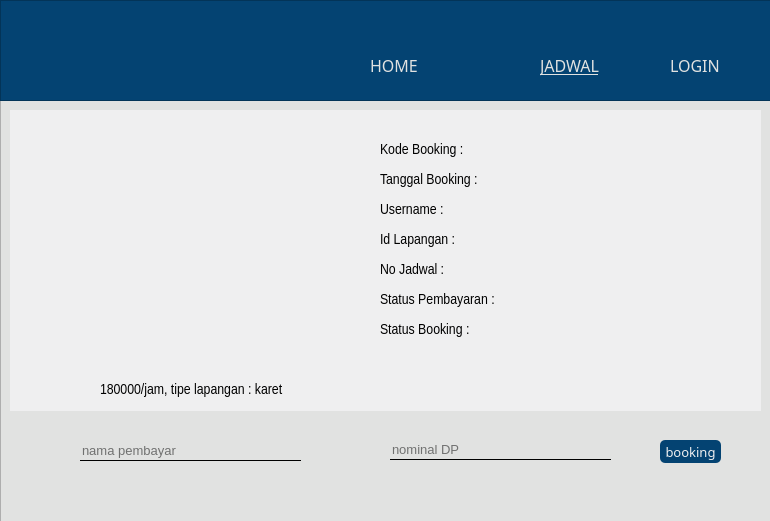
<?xml version="1.0" encoding="UTF-8"?>
<ui version="4.0">
 <class>Dialogbooking</class>
 <widget class="QDialog" name="Dialogbooking">
  <property name="geometry">
   <rect>
    <x>0</x>
    <y>0</y>
    <width>770</width>
    <height>521</height>
   </rect>
  </property>
  <property name="windowTitle">
   <string>Dialog</string>
  </property>
  <widget class="QFrame" name="frame_body">
   <property name="geometry">
    <rect>
     <x>0</x>
     <y>100</y>
     <width>781</width>
     <height>451</height>
    </rect>
   </property>
   <property name="styleSheet">
    <string notr="true">background-color: rgb(225, 226, 225);</string>
   </property>
   <property name="frameShape">
    <enum>QFrame::StyledPanel</enum>
   </property>
   <property name="frameShadow">
    <enum>QFrame::Raised</enum>
   </property>
   <widget class="QFrame" name="framesubbody">
    <property name="geometry">
     <rect>
      <x>10</x>
      <y>10</y>
      <width>751</width>
      <height>301</height>
     </rect>
    </property>
    <property name="styleSheet">
     <string notr="true">background-color: rgb(239, 239, 240);</string>
    </property>
    <property name="frameShape">
     <enum>QFrame::NoFrame</enum>
    </property>
    <property name="frameShadow">
     <enum>QFrame::Raised</enum>
    </property>
    <widget class="QLabel" name="piclap">
     <property name="geometry">
      <rect>
       <x>20</x>
       <y>30</y>
       <width>331</width>
       <height>231</height>
      </rect>
     </property>
     <property name="styleSheet">
      <string notr="true">background-image: url(:/sorce/lp2.jpg);
</string>
     </property>
     <property name="text">
      <string/>
     </property>
     <property name="pixmap">
      <pixmap resource="resource.qrc">:/sorce/lp2.jpg</pixmap>
     </property>
     <property name="scaledContents">
      <bool>true</bool>
     </property>
    </widget>
    <widget class="QLabel" name="deslap">
     <property name="geometry">
      <rect>
       <x>90</x>
       <y>270</y>
       <width>211</width>
       <height>21</height>
      </rect>
     </property>
     <property name="font">
      <font>
       <family>Arial Narrow</family>
       <pointsize>11</pointsize>
      </font>
     </property>
     <property name="text">
      <string>180000/jam, tipe lapangan : karet</string>
     </property>
    </widget>
    <widget class="QLabel" name="kode">
     <property name="geometry">
      <rect>
       <x>370</x>
       <y>30</y>
       <width>101</width>
       <height>21</height>
      </rect>
     </property>
     <property name="font">
      <font>
       <family>Arial Narrow</family>
       <pointsize>11</pointsize>
      </font>
     </property>
     <property name="text">
      <string>Kode Booking : </string>
     </property>
    </widget>
    <widget class="QLabel" name="tanggal">
     <property name="geometry">
      <rect>
       <x>370</x>
       <y>60</y>
       <width>101</width>
       <height>21</height>
      </rect>
     </property>
     <property name="font">
      <font>
       <family>Arial Narrow</family>
       <pointsize>11</pointsize>
      </font>
     </property>
     <property name="text">
      <string>Tanggal Booking : </string>
     </property>
    </widget>
    <widget class="QLabel" name="username">
     <property name="geometry">
      <rect>
       <x>370</x>
       <y>90</y>
       <width>101</width>
       <height>21</height>
      </rect>
     </property>
     <property name="font">
      <font>
       <family>Arial Narrow</family>
       <pointsize>11</pointsize>
      </font>
     </property>
     <property name="text">
      <string>Username :</string>
     </property>
    </widget>
    <widget class="QLabel" name="idlapangan">
     <property name="geometry">
      <rect>
       <x>370</x>
       <y>120</y>
       <width>101</width>
       <height>21</height>
      </rect>
     </property>
     <property name="font">
      <font>
       <family>Arial Narrow</family>
       <pointsize>11</pointsize>
      </font>
     </property>
     <property name="text">
      <string>Id Lapangan :</string>
     </property>
    </widget>
    <widget class="QLabel" name="nojadwal">
     <property name="geometry">
      <rect>
       <x>370</x>
       <y>150</y>
       <width>101</width>
       <height>21</height>
      </rect>
     </property>
     <property name="font">
      <font>
       <family>Arial Narrow</family>
       <pointsize>11</pointsize>
      </font>
     </property>
     <property name="text">
      <string>No Jadwal : </string>
     </property>
    </widget>
    <widget class="QLabel" name="status">
     <property name="geometry">
      <rect>
       <x>370</x>
       <y>210</y>
       <width>101</width>
       <height>21</height>
      </rect>
     </property>
     <property name="font">
      <font>
       <family>Arial Narrow</family>
       <pointsize>11</pointsize>
      </font>
     </property>
     <property name="text">
      <string>Status Booking : </string>
     </property>
    </widget>
    <widget class="QLabel" name="label_24">
     <property name="geometry">
      <rect>
       <x>370</x>
       <y>180</y>
       <width>121</width>
       <height>21</height>
      </rect>
     </property>
     <property name="font">
      <font>
       <family>Arial Narrow</family>
       <pointsize>11</pointsize>
      </font>
     </property>
     <property name="text">
      <string>Status Pembayaran :</string>
     </property>
    </widget>
   </widget>
   <widget class="QPushButton" name="booking">
    <property name="geometry">
     <rect>
      <x>660</x>
      <y>340</y>
      <width>61</width>
      <height>23</height>
     </rect>
    </property>
    <property name="font">
     <font>
      <family>Arial Rounded MT Bold</family>
      <pointsize>10</pointsize>
     </font>
    </property>
    <property name="styleSheet">
     <string notr="true">background-color: rgb(4, 67, 114);
color: rgb(239, 239, 240);
border-radius:5px;</string>
    </property>
    <property name="text">
     <string>booking</string>
    </property>
    <property name="flat">
     <bool>false</bool>
    </property>
   </widget>
   <widget class="QLineEdit" name="namapembayar">
    <property name="geometry">
     <rect>
      <x>80</x>
      <y>340</y>
      <width>221</width>
      <height>21</height>
     </rect>
    </property>
    <property name="font">
     <font>
      <family>Arial</family>
      <pointsize>10</pointsize>
     </font>
    </property>
    <property name="styleSheet">
     <string notr="true">baground:transpararent;
colour:black;
border:none;
border-bottom:1px solid;</string>
    </property>
    <property name="text">
     <string/>
    </property>
    <property name="placeholderText">
     <string>nama pembayar</string>
    </property>
   </widget>
   <widget class="QLineEdit" name="nominaldp">
    <property name="geometry">
     <rect>
      <x>390</x>
      <y>340</y>
      <width>221</width>
      <height>20</height>
     </rect>
    </property>
    <property name="font">
     <font>
      <family>Arial</family>
      <pointsize>10</pointsize>
     </font>
    </property>
    <property name="styleSheet">
     <string notr="true">baground:transpararent;
colour:black;
border:none;
border-bottom:1px solid;</string>
    </property>
    <property name="text">
     <string/>
    </property>
    <property name="placeholderText">
     <string>nominal DP</string>
    </property>
   </widget>
   <widget class="QLabel" name="inama">
    <property name="geometry">
     <rect>
      <x>40</x>
      <y>330</y>
      <width>31</width>
      <height>31</height>
     </rect>
    </property>
    <property name="font">
     <font>
      <family>Arial Narrow</family>
      <pointsize>11</pointsize>
     </font>
    </property>
    <property name="styleSheet">
     <string notr="true">image: url(:/sorce/user.png);</string>
    </property>
    <property name="text">
     <string/>
    </property>
   </widget>
   <widget class="QLabel" name="inominal">
    <property name="geometry">
     <rect>
      <x>350</x>
      <y>340</y>
      <width>31</width>
      <height>31</height>
     </rect>
    </property>
    <property name="font">
     <font>
      <family>Arial Narrow</family>
      <pointsize>11</pointsize>
     </font>
    </property>
    <property name="styleSheet">
     <string notr="true">image: url(:/sorce/money.png);</string>
    </property>
    <property name="text">
     <string/>
    </property>
   </widget>
  </widget>
  <widget class="QFrame" name="frameheader">
   <property name="geometry">
    <rect>
     <x>0</x>
     <y>0</y>
     <width>771</width>
     <height>101</height>
    </rect>
   </property>
   <property name="styleSheet">
    <string notr="true">background-color: rgb(4, 67, 114);</string>
   </property>
   <property name="frameShape">
    <enum>QFrame::StyledPanel</enum>
   </property>
   <property name="frameShadow">
    <enum>QFrame::Raised</enum>
   </property>
   <widget class="QLabel" name="home">
    <property name="geometry">
     <rect>
      <x>370</x>
      <y>50</y>
      <width>51</width>
      <height>31</height>
     </rect>
    </property>
    <property name="font">
     <font>
      <family>Arial Rounded MT Bold</family>
      <pointsize>12</pointsize>
      <weight>50</weight>
      <bold>false</bold>
      <underline>false</underline>
     </font>
    </property>
    <property name="styleSheet">
     <string notr="true">color: rgb(225, 226, 225);</string>
    </property>
    <property name="text">
     <string>HOME</string>
    </property>
   </widget>
   <widget class="QLabel" name="futbooklogo">
    <property name="geometry">
     <rect>
      <x>40</x>
      <y>10</y>
      <width>71</width>
      <height>81</height>
     </rect>
    </property>
    <property name="font">
     <font>
      <pointsize>26</pointsize>
      <weight>75</weight>
      <bold>true</bold>
     </font>
    </property>
    <property name="styleSheet">
     <string notr="true">image: url(:/sorce/lg1.png);</string>
    </property>
    <property name="text">
     <string/>
    </property>
    <property name="pixmap">
     <pixmap resource="resource.qrc">:/sorce/lg1.png</pixmap>
    </property>
    <property name="scaledContents">
     <bool>true</bool>
    </property>
   </widget>
   <widget class="QLabel" name="jadwal">
    <property name="geometry">
     <rect>
      <x>540</x>
      <y>50</y>
      <width>71</width>
      <height>31</height>
     </rect>
    </property>
    <property name="font">
     <font>
      <family>Arial Rounded MT Bold</family>
      <pointsize>12</pointsize>
      <weight>50</weight>
      <bold>false</bold>
      <underline>true</underline>
     </font>
    </property>
    <property name="styleSheet">
     <string notr="true">color: rgb(225, 226, 225);</string>
    </property>
    <property name="text">
     <string>JADWAL</string>
    </property>
   </widget>
   <widget class="QLabel" name="login">
    <property name="geometry">
     <rect>
      <x>670</x>
      <y>50</y>
      <width>61</width>
      <height>31</height>
     </rect>
    </property>
    <property name="font">
     <font>
      <family>Arial Rounded MT Bold</family>
      <pointsize>12</pointsize>
      <weight>50</weight>
      <bold>false</bold>
      <underline>false</underline>
     </font>
    </property>
    <property name="styleSheet">
     <string notr="true">color: rgb(225, 226, 225);</string>
    </property>
    <property name="text">
     <string>LOGIN</string>
    </property>
   </widget>
   <widget class="QLabel" name="notif">
    <property name="geometry">
     <rect>
      <x>460</x>
      <y>60</y>
      <width>31</width>
      <height>21</height>
     </rect>
    </property>
    <property name="font">
     <font>
      <family>Arial Rounded MT Bold</family>
      <pointsize>12</pointsize>
      <weight>50</weight>
      <bold>false</bold>
      <underline>false</underline>
     </font>
    </property>
    <property name="styleSheet">
     <string notr="true">image: url(:/sorce/bell.png);</string>
    </property>
    <property name="text">
     <string/>
    </property>
   </widget>
  </widget>
 </widget>
 <resources>
  <include location="resource.qrc"/>
  <include location="resource.qrc"/>
 </resources>
 <connections/>
</ui>
